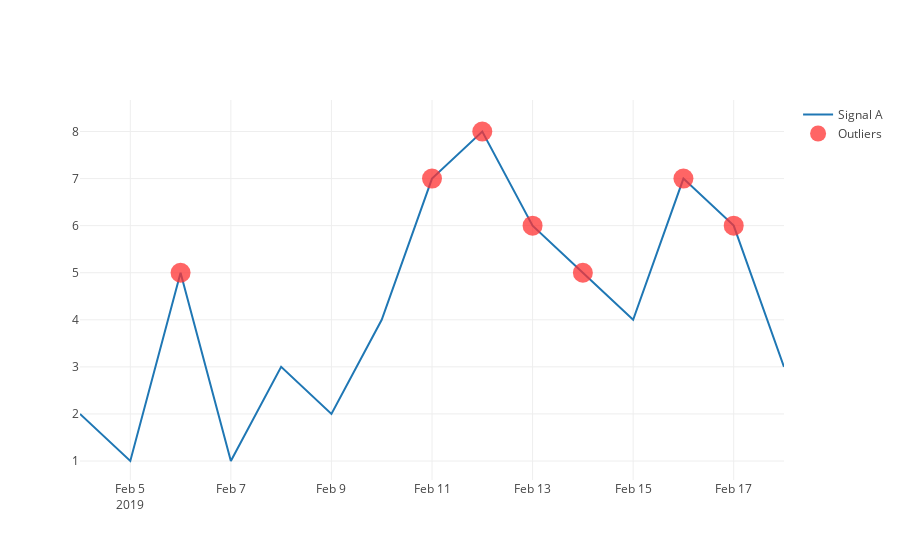

This figure's notebook cell:
### Markdown cell above
在此基础上，有时我们会需要增加一些markers来强调某些数据点（比如标注异常值），我们可以绘制2条trace，一条用于绘制线图（只有线，没有点），另一条单独用于加标注点，如下所示：

### Code cell
trace_1 = go.Scatter(
    x = df.index,
    y = df['A'],
    mode = 'lines',
    name = 'Signal A') # 创建'Signal A'，仅线图

trace_markers = go.Scatter(
    x = df[df['A'] >= 5].index,
    y = df[df['A'] >= 5]['A'], # 标出所有A≥5的数据点
    mode = 'markers', # 在这条trace里，我们只标注点
    marker = dict(
        size = 20, # 指定标注点的大小
        color = 'rgba(255, 50, 50, 0.75)', # 指定颜色和不透明度
    ),
    name = 'Outliers') # 设置标注点的名称 

fig = go.Figure(data=[trace_1, trace_markers]) # 将2条trace一并加入图中

plotly.offline.iplot(fig) # 绘制

### Figure 1 — Plotly figure (JSON) as saved in the notebook; plotly's stock layout.template omitted (floating-point values rounded to 4 significant figures)
{"data": [{"mode": "lines", "name": "Signal A", "type": "scatter", "uid": "839f94b6-5935-11e9-b19b-c8d3ffec4c05", "x": ["2019-02-04", "2019-02-05", "2019-02-06", "2019-02-07", "2019-02-08", "2019-02-09", "2019-02-10", "2019-02-11", "2019-02-12", "2019-02-13", "2019-02-14", "2019-02-15", "2019-02-16", "2019-02-17", "2019-02-18"], "y": [2, 1, 5, 1, 3, 2, 4, 7, 8, 6, 5, 4, 7, 6, 3]}, {"marker": {"color": "rgba(255, 50, 50, 0.75)", "size": 20}, "mode": "markers", "name": "Outliers", "type": "scatter", "uid": "839f94b7-5935-11e9-8c09-c8d3ffec4c05", "x": ["2019-02-06", "2019-02-11", "2019-02-12", "2019-02-13", "2019-02-14", "2019-02-16", "2019-02-17"], "y": [5, 7, 8, 6, 5, 7, 6]}], "layout": {}}
